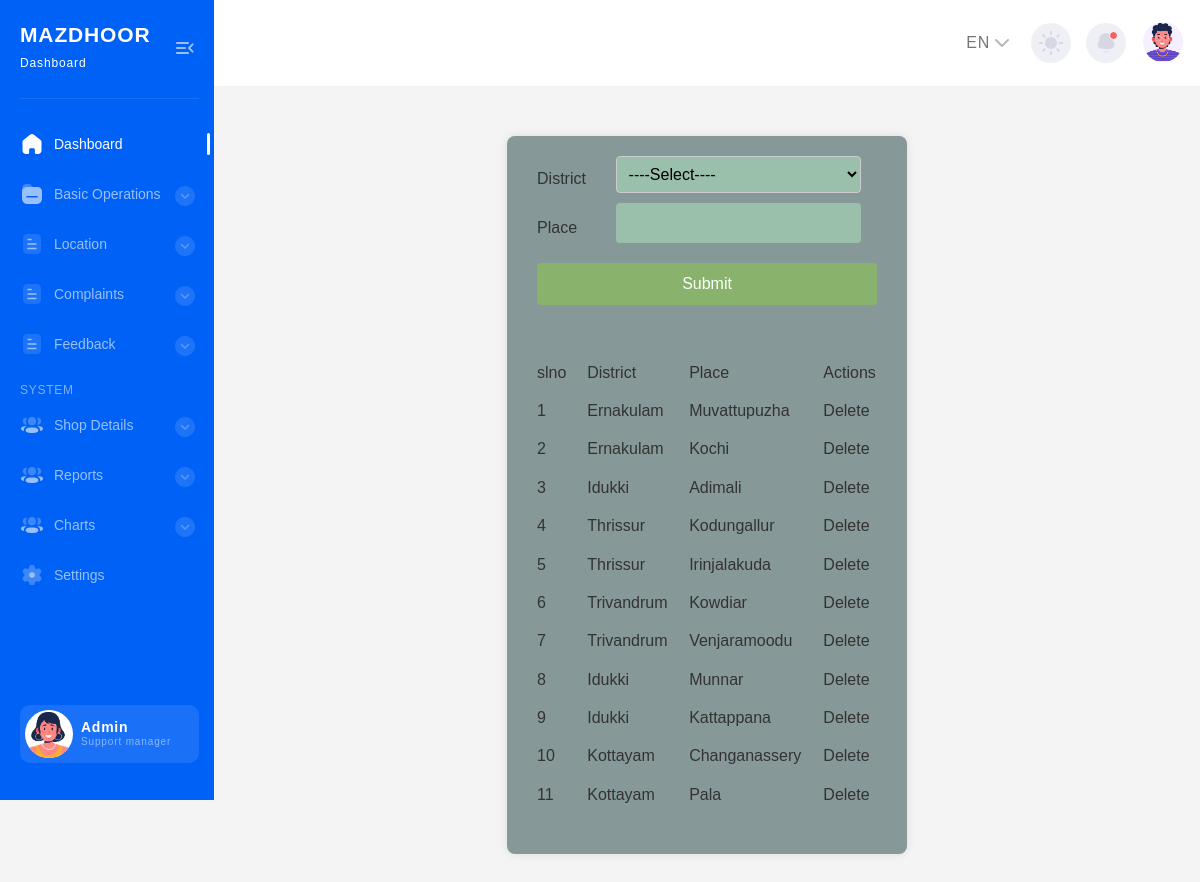
The page /Project/Admin/Place.php on the database its author committed.
### tables this page shows
CREATE TABLE `tbl_place` (
  `place_id` int(11) NOT NULL,
  `place_name` varchar(100) NOT NULL,
  `district_id` int(11) NOT NULL
);

CREATE TABLE `tbl_district` (
  `district_id` int(11) NOT NULL,
  `district_name` varchar(100) NOT NULL
);

### Project/Admin/Place.php (the view, shortened to what this page needs)
<?php include("Head.php"); ?>
<?php
include("../Assets/Connection/Connection.php");
 ?>
<!DOCTYPE html PUBLIC "-//W3C//DTD XHTML 1.0 Transitional//EN" "http://www.w3.org/TR/xhtml1/DTD/xhtml1-transitional.dtd">
<html xmlns="http://www.w3.org/1999/xhtml">
<head>
</head>
<body>
<form id="form" name="form" method="post" action="">
  <table>
    <tr>
      <td>District</td>
      <td><label for="selDistrict"></label>
      <select name="selDistrict" id="selDistrict" required autocomplete="off">
          <option>----Select----</option>
        </select>
        </td>
    </tr>
    <tr>
      <td>Place</td>
      <td><label for="txt_place"></label>
        <input type="text" name="txt_place" id="txt_place"  required autocomplete="off"/></td>
    </tr>
    <tr>
      <td colspan="2" align="center"><input type="submit" name="btn_submit" id="btn_submit" value="Submit" /></td>
    </tr>
  </table>
  <br/>
  <table>
    <tr>
      <td>slno</td>
      <td>District</td>
      <td>Place</td>
      <td>Actions</td>
    </tr>
    <?php
  $i=0;
  $selQry = "select * from tbl_place p inner join tbl_district d on d.district_id = p.district_id";
   $result = $conn -> query($selQry);
   while($data = $result -> fetch_assoc())
   {
  	$i++;
   ?>
    <tr>
      <td><?php echo $i ?></td>
      <td><?php echo $data["district_name"] ?></td>
      <td><?php echo $data["place_name"] ?></td>
      <td><a href="Place.php?did=<?php echo $data["place_id"]?>">Delete</a></td>
    </tr>
    <?php } ?>
  </table>
</form>
</body>
</html>
<?php include("Foot.php"); ?>

### Project/Admin/Place.php (style rules this page uses)
body { font-family: Arial, sans-serif; background-color: #f4f4f4; color: #333; }
form { width: 400px; margin: 50px auto; padding: 20px; background-color: #869897; box-shadow: 0 0 10px rgba(0, 0, 0, 0.1); border-radius: 8px; }
table { width: 100%; border-collapse: collapse; margin-bottom: 20px; }
th, td { padding: 10px; text-align: left; }
input[type="text"], select { width: calc(100% - 16px); padding: 8px; border: 1px solid #ccc; border-radius: 4px; margin-top: -10px; box-sizing: border-box; background-color:#9ABFAB; }
input[type="submit"] { background-color: #89b36c; color: white; border: none; padding: 10px; cursor: pointer; border-radius: 4px; width: 100%; }

### rows shown on the page
tbl_place: district.district_name "Ernakulam", place_name "Muvattupuzha"
tbl_place: district.district_name "Ernakulam", place_name "Kochi"
tbl_place: district.district_name "Idukki", place_name "Adimali"
tbl_place: district.district_name "Thrissur", place_name "Kodungallur"
tbl_place: district.district_name "Thrissur", place_name "Irinjalakuda"
tbl_place: district.district_name "Trivandrum", place_name "Kowdiar"
tbl_place: district.district_name "Trivandrum", place_name "Venjaramoodu"
tbl_place: district.district_name "Idukki", place_name "Munnar"
tbl_place: district.district_name "Idukki", place_name "Kattappana"
tbl_place: district.district_name "Kottayam", place_name "Changanassery"
tbl_place: district.district_name "Kottayam", place_name "Pala"
